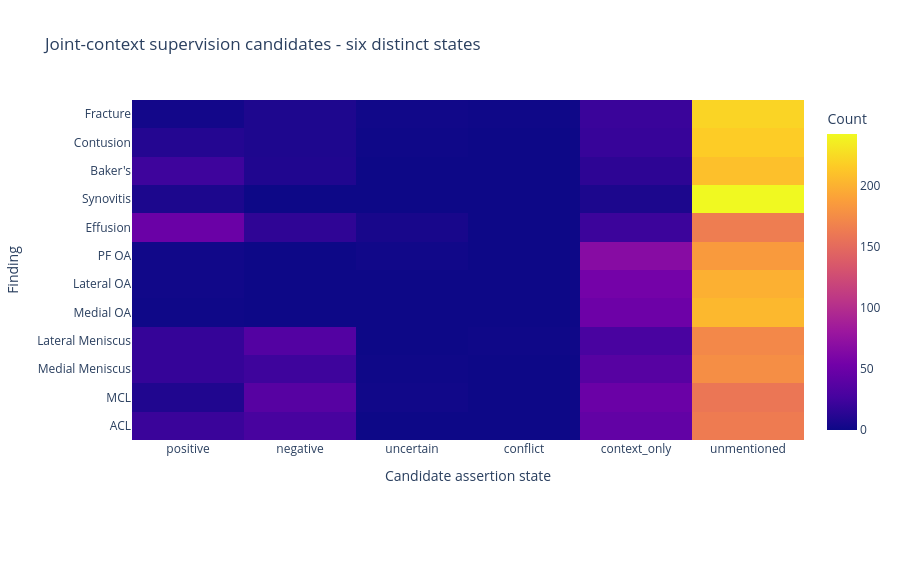

The cell this chart's notebook holds for it:
### Markdown cell above
## 04 · Joint assertion-state panel

Positive, negative, uncertain, conflicting, contextual and unmentioned findings remain distinct.

Each figure saves its numerical specification, native Plotly JSON, interactive HTML, and PNG companion. The PNG is emitted separately and remains in the saved notebook.

### Code cell
display_saved(4)

### Figure 1 — Plotly figure (JSON) as saved in the notebook; plotly's stock layout.template omitted (floating-point values rounded to 4 significant figures)
{"data": [{"colorbar": {"title": {"text": "Count"}}, "type": "heatmap", "x": ["positive", "negative", "uncertain", "conflict", "context_only", "unmentioned"], "y": ["ACL", "MCL", "Medial Meniscus", "Lateral Meniscus", "Medial OA", "Lateral OA", "PF OA", "Effusion", "Synovitis", "Baker's", "Contusion", "Fracture"], "z": [[21, 28, 0, 0, 44, 163], [9, 37, 2, 0, 49, 159], [19, 23, 1, 0, 37, 176], [19, 35, 0, 1, 29, 172], [1, 0, 0, 0, 51, 204], [2, 0, 0, 0, 55, 199], [2, 0, 2, 0, 67, 185], [49, 16, 5, 0, 22, 164], [7, 0, 0, 0, 7, 242], [23, 9, 0, 0, 15, 209], [11, 8, 1, 0, 20, 216], [3, 8, 2, 1, 21, 221]]}], "layout": {"height": 580, "margin": {"b": 140, "l": 100}, "meta": {"numeric_spec_sha256": "b9fadc55b71e68567a8636841a46cff570afaac3e8daaedc72854231ba69f068", "role": "aggregate_supervision_diagnostic"}, "title": {"text": "Joint-context supervision candidates - six distinct states"}, "xaxis": {"title": {"text": "Candidate assertion state"}}, "yaxis": {"title": {"text": "Finding"}}}}
